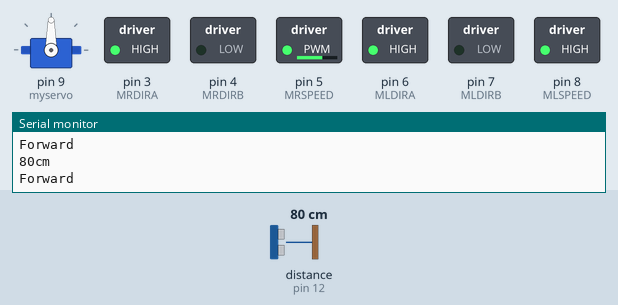
This sketch was run on a simulated Arduino Uno, built with avr-gcc and run on an emulated ATmega328P. On the bench: servo, switched loads named in the sketch (green lamp = pin HIGH), the last lines printed to the serial monitor. The test bench sets the inputs (shaded band); at power-on: distance to the obstacle (sensor on pin 12) 80 cm. The echo pulse lasts 58.3 µs per cm.

Above: at 1.3 s.
1.4 s: distance to the obstacle (sensor on pin 12) set to 23 cm
3.3 s: distance to the obstacle (sensor on pin 12) set to 18 cm
At 4.6 s:
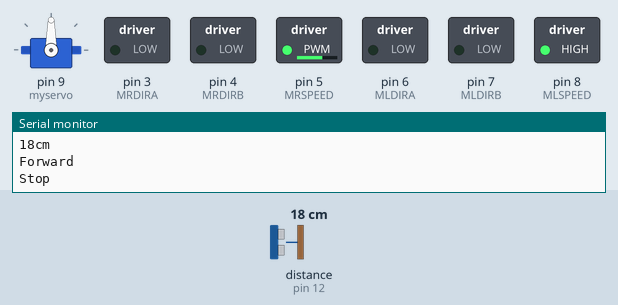
At 5.6 s:
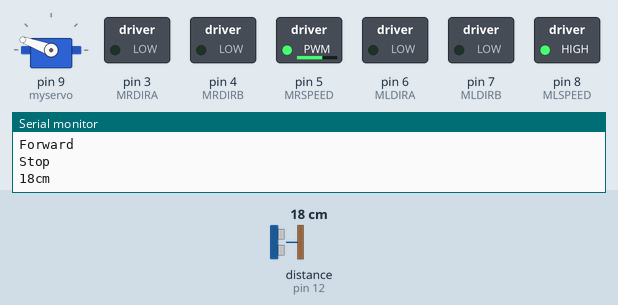
6.2 s: distance to the obstacle (sensor on pin 12) set to 21 cm
At 8.1 s:
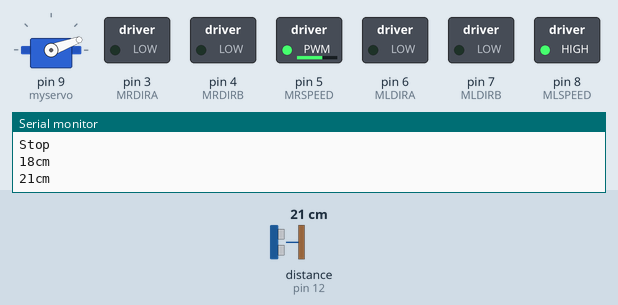
Timing chart, 0 to 10.9 s (numbered marks = the images above; inputs shaded):
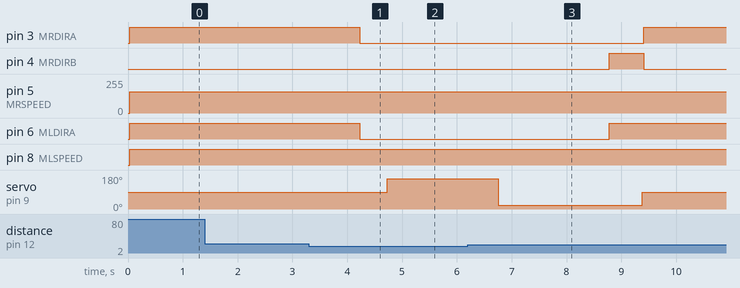

The sketch:

servo_left_right_and_sonar.ino
```cpp
#include <SR04.h>
#include <Servo.h>

#define TRIG_PIN 12
#define ECHO_PIN 11
#define MRSPEED 5 // motor right speed
#define MRDIRA 3 // motor right direction a
#define MRDIRB 4 // motor right dir b

#define MLSPEED 8 // motor left speed
#define MLDIRA 6 // motor left dir a
#define MLDIRB 7 // motor left dir b


SR04 sr04 = SR04(ECHO_PIN,TRIG_PIN);
long a; // a value for sonar reading
long b; // b value for sonar reading


Servo myservo;  // create servo object to control a servo
// twelve servo objects can be created on most boards

int pos = 90;    // variable to store the servo position
int maxDist = 0;
int maxAngle = 0;
int maxRight = 0;
int maxLeft = 0;
int maxFront = 0;
int course = 0;
int curDist = 0;
String motorSet = "";
int speedSet = 0;


void setup() {
  myservo.attach(9);  // attaches the servo on pin 9 to the servo object
  myservo.write(pos);

  pinMode(MRSPEED,OUTPUT);
  pinMode(MRDIRA,OUTPUT);
  pinMode(MRDIRB,OUTPUT);
  pinMode(MLSPEED,OUTPUT);
  pinMode(MLDIRA,OUTPUT);
  pinMode(MLDIRB,OUTPUT);
  Serial.begin(9600);
}

void loop() {
   myservo.write(90);
   a=sr04.Distance();
   Serial.print(a);
   Serial.println("cm");
   //delay(100);

    FORWARD();


   if (a<=20){
    STOP();
    pos=160;
    myservo.write(pos);
    a=sr04.Distance();
   Serial.print(a);
   Serial.println("cm");
   delay(2000);
    pos=20;
    myservo.write(pos);
    b=sr04.Distance();
   Serial.print(b);
   Serial.println("cm");
    delay(2000);
    if (a>=b){
      TURNLEFT();
      }
     else if (b>a) {
      TURNRIGHT();}
     else if ((a<=20)||(b<=20)){TURNAROUND();

     delay(500);}
}}

void FORWARD(){
    Serial.println("Forward");
    analogWrite(MRSPEED,160); // enable on
    analogWrite(MLSPEED,160); // enable on
    digitalWrite(MRDIRA,HIGH); //one way
    digitalWrite(MLDIRA,HIGH); //one way
    digitalWrite(MRDIRB,LOW);
    digitalWrite(MLDIRB,LOW);
    delay(500);
  }

void STOP(){
    Serial.println("Stop");
    digitalWrite(MRDIRA,LOW); //one way
    digitalWrite(MLDIRA,LOW); //one way
    delay(500);
  }

void TURNLEFT(){
    Serial.println("Turn Left");
    analogWrite(MRSPEED,160); // enable on
    analogWrite(MLSPEED,160); // enable on
    digitalWrite(MRDIRA,HIGH); //one way
    digitalWrite(MLDIRA,LOW); //one way
    digitalWrite(MRDIRB,LOW);
    digitalWrite(MLDIRB,HIGH);
    delay(600);
  }

void TURNRIGHT(){
    Serial.println("Turn Right");
    analogWrite(MRSPEED,160); // enable on
    analogWrite(MLSPEED,160); // enable on
    digitalWrite(MRDIRA,LOW); //one way
    digitalWrite(MLDIRA,HIGH); //one way
    digitalWrite(MRDIRB,HIGH);
    digitalWrite(MLDIRB,LOW);
    delay(600);
  }

void TURNAROUND(){
    Serial.println("Turnaround");
    analogWrite(MRSPEED,160); // enable on
    analogWrite(MLSPEED,160); // enable on
    digitalWrite(MRDIRA,LOW); //one way
    digitalWrite(MLDIRA,HIGH); //one way
    digitalWrite(MRDIRB,HIGH);
    digitalWrite(MLDIRB,LOW);
    delay(1200);
  }
```

Measured:
- the behaviour switches between 21 and 20 cm on distance to the obstacle (sensor on pin 12) (found by bisection; images 0 and 1)
- the behaviour switches between 18 and 19 cm on distance to the obstacle (sensor on pin 12) (found by bisection; images 2 and 3)
- after the input at 3.3 s, pin 3 (MRDIRA), pin 6 (MLDIRA): HIGH → LOW after 0.93 s; servo on pin 9 (myservo): 90° → 160° after 1.4 s
- after the input at 6.2 s, pin 4 (MRDIRB): LOW → HIGH after 2.6 s, → LOW 0.63 s later; pin 7 (MLDIRB): stops changing and stays LOW; servo on pin 9 (myservo): goes on until 9.4 s, then stays 90°
